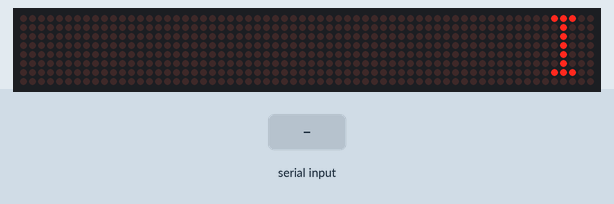
Simulated run of this sketch. Board: Arduino Uno, built with avr-gcc and run on an emulated ATmega328P. Parts: 64×8 LED matrix. Wiring (inferred from the names in the program): 24Cxx EEPROM at I2C address 0x50. The inputs (shaded band) are chosen by the test bench. EEPROM starts erased; what the sketch prints to the serial monitor is not drawn.

Above: at 0.49 s.
At 14.6 s:
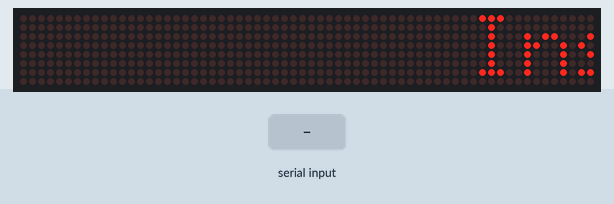
14.7 s: "1" received over the second serial link
At 21.81 s:
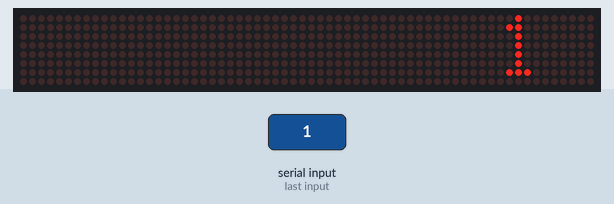

The sketch:

prueba1.ino
```cpp
#include <SPI.h>
#include <Adafruit_GFX.h>
#include <Max72xxPanel.h>
#include <Wire.h>
#define BASE_ADDRESS 0x50
#include <SoftwareSerial.h>
SoftwareSerial BT1(3, 4); // RX | TX
//De acuerdo al protocolo se debe conectar los RX y TX inversos, es decir, RX-TX ; TX-RX


//Vcc - Vcc
//Gnd - Gnd
//Din - Mosi (Pin 11)
//Cs  - SS (Pin 10)
//Clk - Sck (Pin 13)

const int pinCS = 10;
const int numberOfHorizontalDisplays = 8;
const int numberOfVerticalDisplays = 1;
int maxaddress = 8192 - 1;        //24C64    -> 65536 bit   -> 8192 byte
int address = 0;
char *palabra;
String  blue;//variable qe va a guardar en la memoria que reciba del bt
char value;
String palabraAux="";//variabe que va a guardar el mensaje recibido por bt en caso de que no haya memoria
unsigned int tamayoNewValue = 0;


Max72xxPanel matrix = Max72xxPanel(pinCS, numberOfHorizontalDisplays, numberOfVerticalDisplays);
const int wait = 25; // Velocidad a la que realiza el scroll
const int spacer = 1;
const int width = 5 + spacer; // Ancho de la fuente a 5 pixeles

void setup() {
  Serial.begin(9600);
  BT1.begin(9600);
  Wire.begin();
  matrix.setIntensity(10); // Ajustar el brillo entre 0 y 15

  // Ajustar segun las necesidades
  matrix.setPosition(0, 0, 0); // El primer display esta en <0, 0>
  matrix.setPosition(1, 1, 0); // El segundo display esta en <1, 0>
  matrix.setPosition(2, 2, 0); // El tercer display esta en <2, 0>
  matrix.setPosition(3, 3, 0); // El cuarto display esta en <3, 0>
  matrix.setPosition(4, 4, 0); // El quinto display esta en <4, 0>
  matrix.setPosition(5, 5, 0); // El sexto display esta en <5, 0>
  matrix.setPosition(6, 6, 0); // El séptimo display esta en <6, 0>
  matrix.setPosition(7, 7, 0); // El octavo display esta en <7, 0>
  matrix.setPosition(8, 8, 0); // El noveno display esta en <8, 0>

  matrix.setRotation(0, 1);    // Posición del display
  matrix.setRotation(1, 1);    // Posición del display
  matrix.setRotation(2, 1);    // Posición del display
  matrix.setRotation(3, 1);    // Posición del display
  matrix.setRotation(4, 1);    // Posición del display
  matrix.setRotation(5, 1);    // Posición del display
  matrix.setRotation(6, 1);    // Posición del display
  matrix.setRotation(7, 1);    // Posición del display
  matrix.setRotation(8, 1);    // Posición del display
}


void writeEEPROM(int deviceaddress, unsigned int eeaddress, byte data )
{
  if (maxaddress >= 511)
  {
    Wire.beginTransmission(deviceaddress);
    Wire.write((int)(eeaddress >> 8));   // MSB
    Wire.write((int)(eeaddress & 0xFF)); // LSB
    Wire.write(data);
    Wire.endTransmission();
  }

  delay(5);
}


byte readEEPROM(int deviceaddress, unsigned int eeaddress )
{
  byte rdata = 0xFF;
  if (maxaddress >= 511)
  {
    Wire.beginTransmission(deviceaddress);
    Wire.write((int)(eeaddress >> 8));   // MSB
    Wire.write((int)(eeaddress & 0xFF)); // LSB
    Wire.endTransmission();
  }

  Wire.requestFrom(deviceaddress, 1);

  if (Wire.available()) rdata = Wire.read();

  return rdata;
}

void writeWordToEEPROM(char cadena[], int tamayoPalabra) {
  for (address = 0; address < tamayoPalabra; address++) {
    value = cadena[address];
    writeEEPROM(BASE_ADDRESS, address, value);
  }
  address = 0; //para no afectar address que es una variable global
}

void clearMemory() {
  char eraser;
  int limiteLimpieza=100;
  for (address = 0 ; address <= limiteLimpieza; address++) {
    eraser = '~'; //"borra" la memoria llenandola de virgulillas
    writeEEPROM(BASE_ADDRESS, address, value);
  }

}

void readWordFromEEPROM(char* palabra1, int maximiliano) {
  for (address = 0 ; address <= maximiliano; address++) {
    if(palabra1[address]!='~'){
    palabra1[address] = readEEPROM(BASE_ADDRESS, address);
    }else{
      return;
    }
  }
}

void loop() {

  long int time = millis();
  int tam;
  if (BT1.available())
  {
    clearMemory();
    palabraAux=""; //limpiamos las dos palabras que se van a recibir por bt
    blue ="";
    tam = 0;
    while (BT1.available()) {
    char c = char(BT1.read());
    if((byte)c != NULL){ //esta condicion se puede omitir, pero eso se deja a gusto del programador
      writeEEPROM(BASE_ADDRESS,tam,c);
      palabraAux += c;
      }
    blue +=  (String)c;
    Serial.println(blue);
    tam++;
  }
}else{
  tam=50; //Si no hay memoria el tamaño maximo de la palabra es 50 se puede cambiar a gusto del programador
}
char palabra1[tam + 1]; //tam + 1 para el caso de que llegue un mensaje con memoria conectada
  readWordFromEEPROM(palabra1, tam + 1);
  for (int i=0 ; i<= tam; i++) {
    Serial.print((byte)palabra1[i]);//ciclo para mostrar la palabra en el monitor serie
    Serial.print(" ");
  }
  String cadena;
  String mensajeBasico="Inserte una memoria";
  if(((byte)palabra1[0] != 255 )&&((byte)palabra1[1]!= 255)){//condicion para saber si hay conectada una memoria
   cadena = (String)palabra1; //si esta se manda la palabra que se recogio de la memoria
  }else{
    if(palabraAux.length()>0){//Si no hay memoria revisa si ha recibido un mensaje por bt
    cadena = palabraAux;
    }else{                    // Si ha recibido un mensaje, entonces muestrelo, sino entonces muestre un mensaje base
    cadena = mensajeBasico;
    }
  }
  for (int i = 0; i < width * cadena.length() + matrix.width() - 1 - spacer; i++) {//ciclo que imprime la palabra guardada en cadena en la matriz de LEDS

    matrix.fillScreen(LOW);
    int letter = i / width;
    int x = (matrix.width() - 1) - i % width;
    int y = (matrix.height() - 8) / 2; // Centrar el texto

    while (x + width - spacer >= 0 && letter >= 0) {
      if (letter < cadena.length()) {
        matrix.drawChar(x, y, cadena[letter], HIGH, LOW, 1);
      }

      letter--;
      x -= width;
    }
    matrix.write(); // Muestra los caracteres

    delay(wait);
  }
}
```
